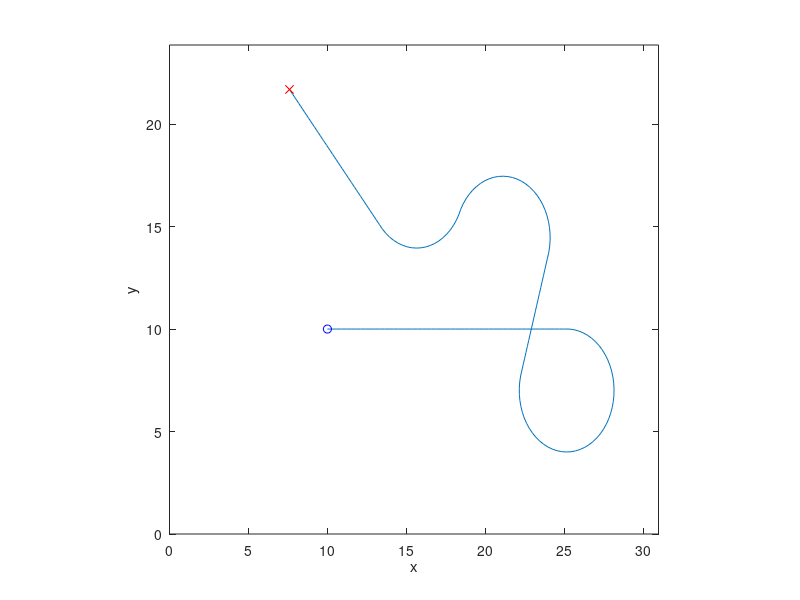
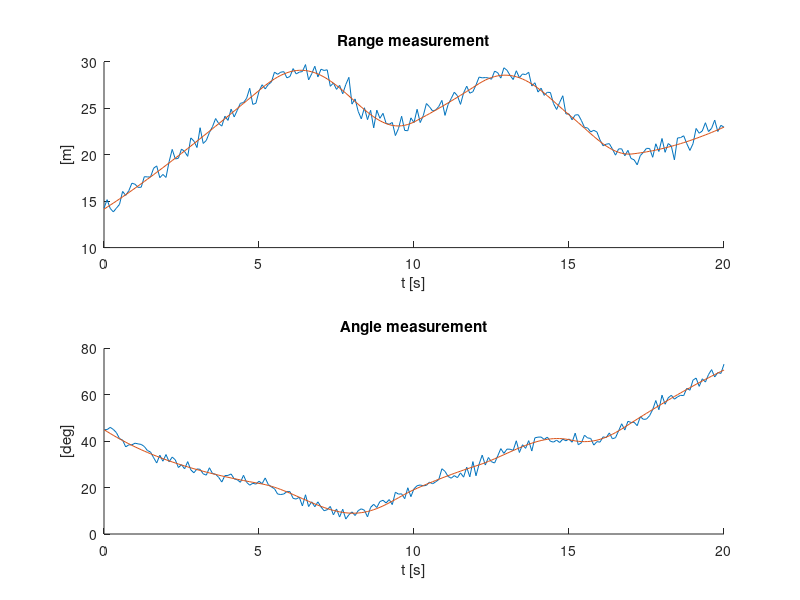

Recreate these plots in MATLAB, in order. (Note: this script raises an error after producing the figures.)
clear
close all

%% Simulate robot movement
Ts = 0.1;
V = 3;

model.f = @(x,u,w) [x(1) + Ts*V*cos(x(3));x(2) + Ts*V*sin(x(3));x(3) + Ts*u];
model.h = @(x,u) [sqrt(x(1,:).^2 + x(2,:).^2);atan(x(2,:)./x(1,:))];

x0 = [10;10;0];
Tfinal = 20;

data.t = (0:Ts:Tfinal);
N = numel(data.t);
data.x = zeros(3,N); data.x(:,1) = x0;

data.u = zeros(1,N);
data.u(data.t>=5 & data.t < 10) = -1;
data.u(data.t>=10 & data.t < 12) = 0;
data.u(data.t>=12 & data.t < 15) = 1;
data.u(data.t>=15 & data.t < 17) = -1;
for t=1:N-1
  data.x(:,t+1) = model.f(data.x(:,t),data.u(t),0);
end
data.y0 = model.h(data.x, data.u);
data.y  = data.y0 + diag([0.6,0.03])*randn(2,N); 

%% Plot mobile robot path
figure(1)
plot( data.x(1,:)', data.x(2,:)' )
hold on
plot( data.x(1,1)', data.x(2,1)', 'bo', ...
  data.x(1,end)', data.x(2,end)', 'rx');
hold off
axis([0 max(data.x(1,:))*1.1 0 max(data.x(2,:))*1.1]);
axis square
xlabel('x');
ylabel('y');

%% Plot measurements
figure(2)
subplot( 211 )
plot( data.t', [data.y(1,:)', data.y0(1,:)'])
xlabel('t [s]');
ylabel('[m]')
title('Range measurement');
box off

subplot( 212 )
plot( data.t', 180/pi*[data.y(2,:)', data.y0(2,:)'])
xlabel('t [s]');
ylabel('[deg]');
title('Angle measurement');
box off

%% EKF estimations
% model
modelEKF.f = @(x,u) [x(1) + Ts * V * cos(x(3));...
                     x(2) + Ts * V * sin(x(3));...
                     x(3) + Ts * u];
% measurement 
modelEKF.h = @(x,u) [sqrt(x(1)^2 + x(2)^2);...
                     atan(x(2) / x(1))];
% linearization f
modelEKF.fx = @(x,u) [1 0 -Ts * V * sin(x(3));...
                      0 1 Ts * V * cos(x(3));...
                      0 0 1];
% linearization h                  
modelEKF.hx = @(x,u) [x(1) / sqrt(x(1)^2 + x(2)^2),                 x(2) / sqrt(x(1)^2 + x(2)^2),   0;...
                      x(2) / (x(1)^2 * (x(2)^2 / x(1)^2 + 1)),  1 / (x(2) * (x(2)^2 / x(1)^2 + 1)), 0];

% turing parameters 
% modelEKF.Q = diag([0.8 0.8 0.1]);
% modelEKF.R = diag([0.8,0.5]); % diag([0.6,0.03])
modelEKF.Q = diag([0 0 0.1]);
modelEKF.R = diag([100 5]) * 10;

init.x0 = [10; 5; 0]; % Initial stafte estimate 
init.P0 = diag([1000, 1000, 0]); % Initial covariance
tStart = tic; 
xhatEKF = EKF(modelEKF,init,data); 
tELF_run = toc(tStart);

%% performing an optimization

params.Ts = Ts;
params.V = V;
exitflag = 0;

x0 = [0 0 0.1 ...
    3 10 ...
    10, 5, 0.1]; % initial guess

options = optimoptions('lsqnonlin','Display','iter','FunctionTolerance',1e-12);

tStart = tic;
while ~exitflag
    [x,resnorm,residual,exitflag,output] = lsqnonlin(@(x) EKF_res(x,data,params), x0, zeros(size(x0)), [], options);
    x0 = x; % homotopy :)
end
tELF_run_opt = toc(tStart);
%% running EKF with new values
modelEKF.Q = diag(x(1:3));
modelEKF.R = diag(x(4:5));
init.P0 = diag([x(6) x(7) x(8)]); % Initial covariance

tic; xhatEKF_opt = EKF(modelEKF,init,data); toc

% %% performing an optimization for all 
% 
% params.Ts = Ts;
% params.V = V;
% 
% x00 = [0 0 0.1, 0 0 0, 0 0 0.1 ...
%     1 0, 0 10 ...
%     1 0 0,0 1 0,0 0 1];
% 
% % x00 = x_f; % homotopy :)
% options = optimoptions('lsqnonlin','Display','iter','FunctionTolerance',1e-12);
% [x_f,resnorm_f,residual_f,exitflag_f,output_f] = lsqnonlin(@(x) EKF_res_all(x,data,params), x00, zeros(size(x00)), [], options);
% 
% %% running EKF with new values
% modelEKF.Q = [x_f(1:3); x_f(4:6); x_f(7:9)];
% modelEKF.R = [x_f(10:11); x_f(12:13)];
% init.P0 = [x_f(14:16); x_f(17:19); x_f(20:22)]; % Initial covariance
% 
% tic; xhatEKF_opt_f = EKF(modelEKF,init,data); toc

%% Plot path 
figure(3); clf; 

subplot(131);
plot( data.x(1,:)', data.x(2,:)', 'LineWidth', 1)
hold on
plot( data.x(1,1)', data.x(2,1)', 'bo', ...
  data.x(1,end)', data.x(2,end)', 'rx');
plot( (data.y(1,:).*cos(data.y(2,:)))', (data.y(1,:).*sin(data.y(2,:)))', 'k')
hold off
axis([0 max(data.x(1,:))*1.1 0 max(data.x(2,:))*1.1]);
axis square
xlabel('$x$ [m]','Interpreter','latex');
xlabel('$y$ [m]','Interpreter','latex');
title('Direct','Interpreter','latex');


subplot(132);
plot( data.x(1,:)', data.x(2,:)', 'LineWidth', 1)
hold on
plot(xhatEKF(1,:)', xhatEKF(2,:)');
plot( data.x(1,1)', data.x(2,1)', 'bo', ...
  data.x(1,end)', data.x(2,end)', 'rx');
hold off
axis([0 max(data.x(1,:))*1.1 0 max(data.x(2,:))*1.1]);
axis square
xlabel('$x$ [m]','Interpreter','latex');
xlabel('$y$ [m]','Interpreter','latex');
title('EKF','Interpreter','latex');


subplot(133);
plot( data.x(1,:)', data.x(2,:)', 'LineWidth', 1)
hold on
plot(xhatEKF_opt(1,:)', xhatEKF_opt(2,:)');
plot( data.x(1,1)', data.x(2,1)', 'bo', ...
  data.x(1,end)', data.x(2,end)', 'rx');
hold off
axis([0 max(data.x(1,:))*1.1 0 max(data.x(2,:))*1.1]);
axis square
xlabel('$x$ [m]','Interpreter','latex');
xlabel('$y$ [m]','Interpreter','latex');
title('EKF (opti)','Interpreter','latex');

% subplot(224);
% plot( data.x(1,:)', data.x(2,:)', 'LineWidth', 1)
% hold on
% plot(xhatEKF_opt_f(1,:)', xhatEKF_opt_f(2,:)');
% plot( data.x(1,1)', data.x(2,1)', 'bo', ...
%   data.x(1,end)', data.x(2,end)', 'rx');
% hold off
% axis([0 max(data.x(1,:))*1.1 0 max(data.x(2,:))*1.1]);
% axis square
% xlabel('x');
% ylabel('y');
% title('EKF estimation (opt-full)')

% saving plots
textwidth = 14;
golden_ratio = (1 + sqrt(5)) / 2;
textheight = textwidth / golden_ratio;
figsize = [textwidth, textheight];

% Get latex font in ticks
h = findall(gcf,'Type','axes'); % An array if you have subplots
set(h, 'TickLabelInterpreter', 'latex')

% Set size and no crop
set(gcf, 'PaperUnits', 'centimeters', 'PaperSize', figsize);
set(gcf, 'PaperUnits', 'normalized', 'PaperPosition', [0, 0, 1, 1]);

newcolors = ["#1f77b4" "#ff7f0e" "#2ca02c" "#d62728"];
colororder(newcolors)

print -dpdf task1.pdf

%%
figure(20)

tiledlayout(2,3,'TileIndexing','columnmajor');

nexttile();
plot( data.t', [xhatEKF_opt(1,:)', xhatEKF(1,:)']); hold on
plot( data.t', data.x(1,:)','--','Color','k');
xlabel('$t$ [s]','Interpreter','latex');
ylabel('$x$ [m]','Interpreter','latex')
% title('x position estimation');
box off

nexttile();
plot( data.t', [xhatEKF_opt(1,:)'-data.x(1,:)', xhatEKF(1,:)'-data.x(1,:)'])
xlabel('$t$ [s]','Interpreter','latex');
ylabel('$\hat x$ [m]','Interpreter','latex')
% title('Estimation error');
box off

nexttile();
plot( data.t', [xhatEKF_opt(2,:)', xhatEKF(2,:)']); hold on
plot( data.t', data.x(2,:)','--','Color','k');
xlabel('$t$ [s]','Interpreter','latex');
ylabel('$y$ [m]','Interpreter','latex')
% title('y position estimation');
box off

nexttile();
plot( data.t', [xhatEKF_opt(2,:)'-data.x(2,:)', xhatEKF(2,:)'-data.x(2,:)'])
xlabel('$t$ [s]','Interpreter','latex');
ylabel('$\hat y$ [m]','Interpreter','latex');
% title('Estimation error');
box off

nexttile();
plot( data.t', 180 / pi * [xhatEKF_opt(3,:)', xhatEKF(3,:)']); hold on
plot( data.t', 180 / pi * data.x(3,:)','--','Color','k');
xlabel('$t$ [s]','Interpreter','latex');
ylabel('$\theta$ [$^\circ$]','Interpreter','latex')
% title('Heading estimation');
box off

nexttile();
plot( data.t', 180/pi*([xhatEKF_opt(3,:)'-data.x(3,:)', xhatEKF(3,:)'-data.x(3,:)']))
xlabel('$t$ [s]','Interpreter','latex');
ylabel('$\hat \theta$ [$^\circ$]','Interpreter','latex')
% title('Estimation error','Interpreter');
box off

% saving plots
textwidth = 14;
golden_ratio = (1 + sqrt(5)) / 2;
textheight = textwidth / golden_ratio;
figsize = [textwidth, textheight];

% Get latex font in ticks
h = findall(gcf,'Type','axes'); % An array if you have subplots
set(h, 'TickLabelInterpreter', 'latex')

% Set size and no crop
set(gcf, 'PaperUnits', 'centimeters', 'PaperSize', figsize);
set(gcf, 'PaperUnits', 'normalized', 'PaperPosition', [0, 0, 1, 1]);

newcolors = ["#1f77b4" "#ff7f0e" "#2ca02c" "#d62728"];
colororder(newcolors)

%% functions
%%%% optimization part 1
function Xhat = modelEKF_opti(x,data,params)

Ts = params.Ts;
V = params.V;

% model
modelEKF.f = @(x,u) [x(1) + Ts * V * cos(x(3));...
                     x(2) + Ts * V * sin(x(3));...
                     x(3) + Ts * u];
% measurement 
modelEKF.h = @(x,u) [sqrt(x(1)^2 + x(2)^2);...
                     atan(x(2) / x(1))];
% linearization f
modelEKF.fx = @(x,u) [1 0 -Ts * V * sin(x(3));...
                      0 1 Ts * V * cos(x(3));...
                      0 0 1];
% linearization h                  
modelEKF.hx = @(x,u) [x(1) / sqrt(x(1)^2 + x(2)^2),                 x(2) / sqrt(x(1)^2 + x(2)^2),   0;...
                      x(2) / (x(1)^2 * (x(2)^2 / x(1)^2 + 1)),  1 / (x(2) * (x(2)^2 / x(1)^2 + 1)), 0];

% turing parameters 
% modelEKF.Q = diag([0.8 0.8 0.1]);
% modelEKF.R = diag([0.8,0.5]); % diag([0.6,0.03])
modelEKF.Q = diag([x(1) x(2) x(3)]);
modelEKF.R = diag([x(4) x(5)]);

init.x0 = [10; 5; 0]; % Initial stafte estimate 
init.P0 = diag([x(6) x(7) x(8)]); % Initial covariance
Xhat = EKF(modelEKF,init,data);
end 

function residual = EKF_res(x,data,params)
Xhat = sum(modelEKF_opti(x,data,params),1);
X = sum(data.x,1);
residual = X - Xhat;
end 


%%%%% optimizaion with inter cross correlations
%%%% optimization part 1
function Xhat = modelEKF_opti_all(x,data,params)

Ts = params.Ts;
V = params.V;

% model
modelEKF.f = @(x,u) [x(1) + Ts * V * cos(x(3));...
                     x(2) + Ts * V * sin(x(3));...
                     x(3) + Ts * u];
% measurement 
modelEKF.h = @(x,u) [sqrt(x(1)^2 + x(2)^2);...
                     atan(x(2) / x(1))];
% linearization f
modelEKF.fx = @(x,u) [1 0 -Ts * V * sin(x(3));...
                      0 1 Ts * V * cos(x(3));...
                      0 0 1];
% linearization h                  
modelEKF.hx = @(x,u) [x(1) / sqrt(x(1)^2 + x(2)^2),                 x(2) / sqrt(x(1)^2 + x(2)^2),   0;...
                      x(2) / (x(1)^2 * (x(2)^2 / x(1)^2 + 1)),  1 / (x(2) * (x(2)^2 / x(1)^2 + 1)), 0];

% turing parameters 
% modelEKF.Q = diag([0.8 0.8 0.1]);
% modelEKF.R = diag([0.8,0.5]); % diag([0.6,0.03])
modelEKF.Q = [x(1:3); x(4:6); x(7:9)];
modelEKF.R = [x(10) x(11); x(12) x(13)];

init.x0 = [10; 5; 0]; % Initial stafte estimate 
init.P0 = [x(14:16);x(17:19);x(20:22)]; % Initial covariance
Xhat = EKF(modelEKF,init,data);
end 

function residual = EKF_res_all(x,data,params)
Xhat = sum(modelEKF_opti_all(x,data,params),1);
X = sum(data.x,1);
residual = X - Xhat;
end 